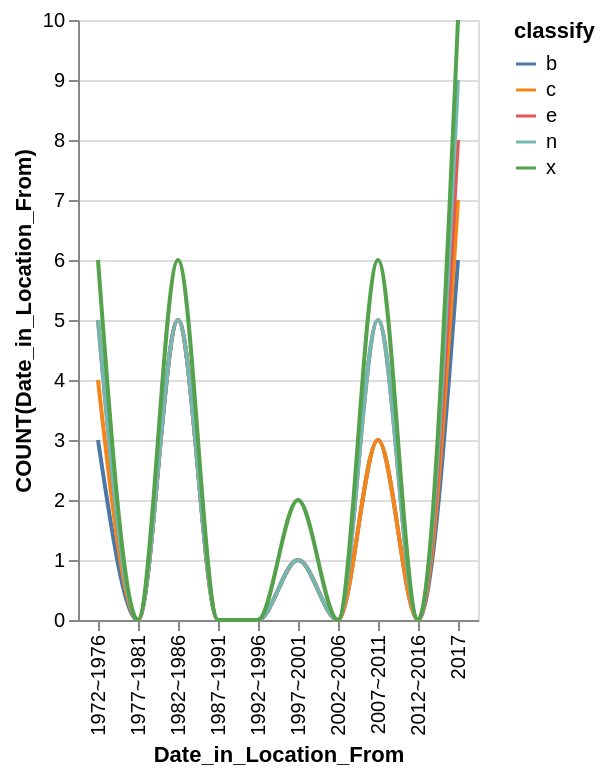

Here is the Vega-Lite specification saved for this chart:
### Vega-Lite specification from a JSON file in a GitHub repository (floating-point values rounded to 4 significant figures)
{"data": {"values": [{"x_data": "1972~1976", "y_data": 3, "classify": "b"}, {"x_data": "1977~1981", "y_data": 0, "classify": "b"}, {"x_data": "1982~1986", "y_data": 5, "classify": "b"}, {"x_data": "1987~1991", "y_data": 0, "classify": "b"}, {"x_data": "1992~1996", "y_data": 0, "classify": "b"}, {"x_data": "1997~2001", "y_data": 1, "classify": "b"}, {"x_data": "2002~2006", "y_data": 0, "classify": "b"}, {"x_data": "2007~2011", "y_data": 3, "classify": "b"}, {"x_data": "2012~2016", "y_data": 0, "classify": "b"}, {"x_data": "2017", "y_data": 6, "classify": "b"}, {"x_data": "1972~1976", "y_data": 4, "classify": "c"}, {"x_data": "1977~1981", "y_data": 0, "classify": "c"}, {"x_data": "1982~1986", "y_data": 5, "classify": "c"}, {"x_data": "1987~1991", "y_data": 0, "classify": "c"}, {"x_data": "1992~1996", "y_data": 0, "classify": "c"}, {"x_data": "1997~2001", "y_data": 1, "classify": "c"}, {"x_data": "2002~2006", "y_data": 0, "classify": "c"}, {"x_data": "2007~2011", "y_data": 3, "classify": "c"}, {"x_data": "2012~2016", "y_data": 0, "classify": "c"}, {"x_data": "2017", "y_data": 7, "classify": "c"}, {"x_data": "1972~1976", "y_data": 5, "classify": "e"}, {"x_data": "1977~1981", "y_data": 0, "classify": "e"}, {"x_data": "1982~1986", "y_data": 5, "classify": "e"}, {"x_data": "1987~1991", "y_data": 0, "classify": "e"}, {"x_data": "1992~1996", "y_data": 0, "classify": "e"}, {"x_data": "1997~2001", "y_data": 1, "classify": "e"}, {"x_data": "2002~2006", "y_data": 0, "classify": "e"}, {"x_data": "2007~2011", "y_data": 5, "classify": "e"}, {"x_data": "2012~2016", "y_data": 0, "classify": "e"}, {"x_data": "2017", "y_data": 8, "classify": "e"}, {"x_data": "1972~1976", "y_data": 5, "classify": "n"}, {"x_data": "1977~1981", "y_data": 0, "classify": "n"}, {"x_data": "1982~1986", "y_data": 5, "classify": "n"}, {"x_data": "1987~1991", "y_data": 0, "classify": "n"}, {"x_data": "1992~1996", "y_data": 0, "classify": "n"}, {"x_data": "1997~2001", "y_data": 1, "classify": "n"}, {"x_data": "2002~2006", "y_data": 0, "classify": "n"}, {"x_data": "2007~2011", "y_data": 5, "classify": "n"}, {"x_data": "2012~2016", "y_data": 0, "classify": "n"}, {"x_data": "2017", "y_data": 9, "classify": "n"}, {"x_data": "1972~1976", "y_data": 6, "classify": "x"}, {"x_data": "1977~1981", "y_data": 0, "classify": "x"}, {"x_data": "1982~1986", "y_data": 6, "classify": "x"}, {"x_data": "1987~1991", "y_data": 0, "classify": "x"}, {"x_data": "1992~1996", "y_data": 0, "classify": "x"}, {"x_data": "1997~2001", "y_data": 2, "classify": "x"}, {"x_data": "2002~2006", "y_data": 0, "classify": "x"}, {"x_data": "2007~2011", "y_data": 6, "classify": "x"}, {"x_data": "2012~2016", "y_data": 0, "classify": "x"}, {"x_data": "2017", "y_data": 10, "classify": "x"}]}, "mark": {"type": "line", "interpolate": "monotone"}, "encoding": {"x": {"field": "x_data", "type": "nominal", "title": "Date_in_Location_From", "sort": "ascending"}, "y": {"field": "y_data", "type": "quantitative", "title": "COUNT(Date_in_Location_From)"}, "color": {"field": "classify"}}}
